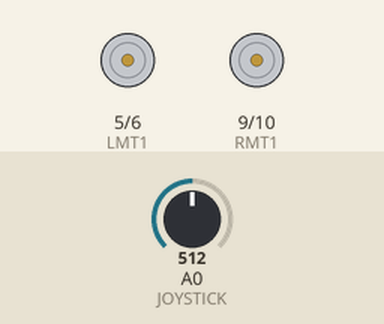
Recording of a sketch running on a simulated Arduino Uno, built with avr-gcc and run on an emulated ATmega328P. Shown: motor-driver pin pairs drawn as motors (green arrow = first pin HIGH = forward, orange = second pin HIGH = backward, longer = more drive). Inputs (shaded band) come from the test bench; at power-on: A0 (JOYSTICK) = 512.

Above: at 1.2 s.
1.3 s: A0 (JOYSTICK) set to 538
At 2.0 s:
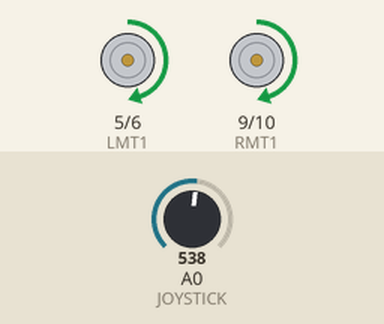
2.8 s: A0 (JOYSTICK) set to 490
At 3.1 s:
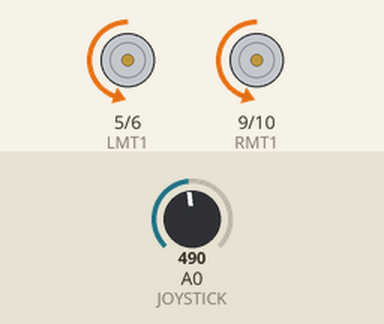
4.3 s: A0 (JOYSTICK) set to 306
At 5.5 s:
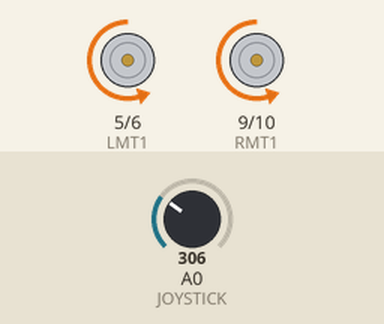
5.8 s: A0 (JOYSTICK) set to 122
At 6.6 s:
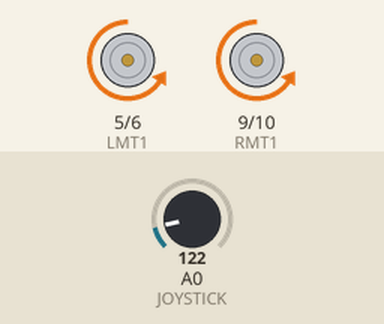
7.3 s: A0 (JOYSTICK) set to 716
At 7.7 s:
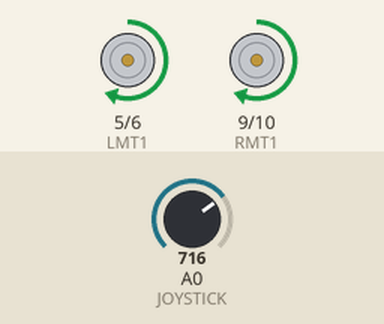
Timing chart, 0 to 9.8 s (numbered marks = the images above; inputs shaded):
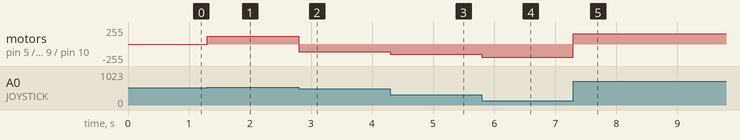

Measured:
- the behaviour switches between 520 and 521 on A0 (JOYSTICK) (found by bisection; images 0 and 1)
- after the input at 1.3 s, motor on pin 5 (LMT1) / pin 6 (LMT2), motor on pin 9 (RMT1) / pin 10 (RMT2): stopped → forward 118/255 at once
- after the input at 2.8 s, motor on pin 5 (LMT1) / pin 6 (LMT2), motor on pin 9 (RMT1) / pin 10 (RMT2): forward 118/255 → backward 117/255 at once
- after the input at 4.3 s, motor on pin 5 (LMT1) / pin 6 (LMT2), motor on pin 9 (RMT1) / pin 10 (RMT2): backward 117/255 → backward 157/255 at once
- after the input at 5.8 s, motor on pin 5 (LMT1) / pin 6 (LMT2), motor on pin 9 (RMT1) / pin 10 (RMT2): backward 157/255 → backward 198/255 at once
- after the input at 7.3 s, motor on pin 5 (LMT1) / pin 6 (LMT2), motor on pin 9 (RMT1) / pin 10 (RMT2): backward 198/255 → forward 157/255 at once

The sketch:

DC_MOTORS_CONTROLLING_WITH_PWM_PINS_AND_JOYSTICK.ino
```cpp
int LMT1 = 5; //LEFT MOTOR TERMINAL 1
int LMT2 = 6; //LEFT MOTOR TERMINAL 2
int RMT1 = 9; //RIGHT MOTOR TERMINAL 1
int RMT2 = 10; //RIGHT MOTOR TERMINAL 2

//5,6,9,10 ARE PWM PINS

void setup() {
pinMode(LMT1, OUTPUT);
pinMode(LMT2, OUTPUT);
pinMode(RMT1, OUTPUT);
pinMode(RMT2, OUTPUT);

pinMode(A0, INPUT);//JOYSTICK
}

void loop() {
int JOYSTICK = analogRead(A0);
int POT_VALUE1 = map(JOYSTICK, 0, 1023, 0, 225);//ROTATE CLOCK WISE VALUE FROM 0 TO 1023 WITH SPEED 0 TO 255
int POT_VALUE2 = map(JOYSTICK, 1023, 0, 0, 225);//ROTATE ANTI CLOCK WISE VALUE FROM 1023 TO 0 WITH SPEED 0 TO 255


if(JOYSTICK > 520){
//SPEED FROM 0 TO 255
// MOTORS ROTATE CLOCKWISE WITH MAXIMUM SPEED 255
analogWrite(LMT1, POT_VALUE1);
analogWrite(LMT2, 0);
analogWrite(RMT1, POT_VALUE1);
analogWrite(RMT2, 0);
}
else if(JOYSTICK < 500){
// MOTORS ROTATE ANTI-CLOCKWISE WITH MAXIMUM SPEED 255
analogWrite(LMT1, 0);
analogWrite(LMT2, POT_VALUE2);
analogWrite(RMT1, 0);
analogWrite(RMT2, POT_VALUE2);
}
else{
// MOTORS STOP ROTATE
analogWrite(LMT1, 0);
analogWrite(LMT2, 0);
analogWrite(RMT1, 0);
analogWrite(RMT2, 0);
}
}
```
